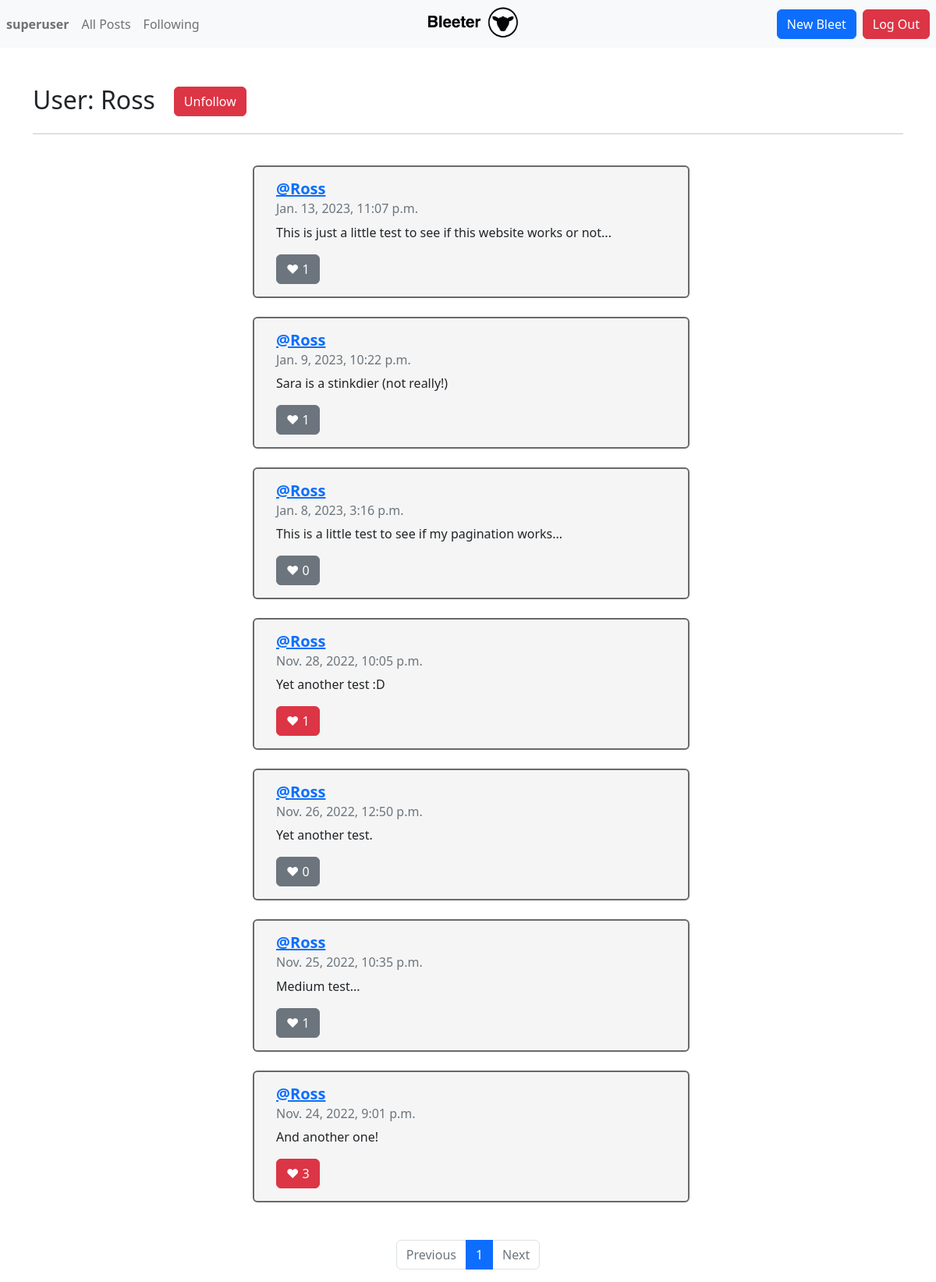
The app's page /profile/1 (signed in) with its own data.
### network/models.py (models this page shows, shortened)
class User(AbstractUser):
    pass

class Tweet(models.Model):
    author = models.ForeignKey(User, on_delete=models.CASCADE)
    tweetText = models.CharField(max_length=255)
    posted = models.DateTimeField(auto_now_add=True)
    like = models.ManyToManyField(User, blank=True, related_name="likes")

### network/views.py (the view)
# urls.py: path("profile/<int:user_id>", views.profile, name="profile"),
def profile(request, user_id):
    profile = User.objects.get(id=user_id)
    if Follow.objects.filter(user=user_id, followed_by=request.user).exists():
        following_status = True
    else:
        following_status = False
    followList = []
    following = request.user.following.all()
    for x in following:
        followList.append(x.user.id)
    tweets = Tweet.objects.filter(author=user_id).order_by('-posted')
    paginator = Paginator(tweets, 10)
    page_number = request.GET.get('page')
    page_obj = paginator.get_page(page_number)
    return render(request, "network/profile.html", {
        "page_obj": page_obj,
        "viewed_profile": profile.username,
        "viewed_profile_id": user_id,
        "tweets": tweets,
        "following": profile.following.all().count(),
        "followedBy": Follow.objects.filter(user=user_id).count(),
        "following_status": following_status
    })

### network/templates/network/profile.html (shortened to what this page needs)
{% extends "network/layout.html" %}
{% block body %}
<br>
<div class="inline">
   <hr><br>
   <h2 data-id="{{viewed_profile_id}}">User: {{viewed_profile}}</h2>
   {% if user.username == viewed_profile %}
   <button type="button" style = "position:relative; bottom:2px;" class="follow btn btn-primary ms-4" disabled>Follow</button>
   {% else %}
   {% if following_status == True %}
   <button type="button" style = "position:relative; bottom:2px;" class="follow btn btn-danger ms-4">Unfollow</button>
   {% elif following_status == False %}
   <button type="button" style = "position:relative; bottom:2px;" class="follow btn btn-primary ms-4">Follow</button>
   {% endif %}
   {% endif %}
</div>
<hr>
<br>
<div class="container">
   {% for tweet in page_obj %}
   <div class="row justify-content-center mb-4">
      <div class="ms-2 card" style="width: 35rem" data-id="{{tweet.id}}";>
         <div class="card-body rounded">
            <h5 class="card-title"><a href="{% url 'profile' user_id=tweet.author.id%}"><b>@{{ tweet.author}}</b></h5></a>
            <h6 class="card-subtitle mb-2 text-muted">{{tweet.posted}}</h6>
            <p class="card-text" id="tweetText">{{tweet.tweetText}}</p>
            {% if user.username in tweet.like.all|stringformat:'s' %}
            <button class="btn btn-danger float-left" id="foo">&hearts;&nbsp;<span id="number">{{ tweet.like.all.count }}</span></button>
            {% else %}
            <button class="btn btn-secondary float-left" id="foo">&hearts;&nbsp;<span id="number">{{ tweet.like.all.count }}</span></button>
            {% endif %}
         </div>
      </div>
      <br>
   </div>
   {% endfor %}
<br>
   <nav aria-label="Page navigation example">
      <ul class="pagination justify-content-center">
         {% if page_obj.has_previous %}
         <li class="page-item">
            <a class="page-link" href="?page={{ page_obj.previous_page_number }}">Previous</a>
         </li>
         {% else %}
         <li class="page-item disabled">
            <a class="page-link" href="#" tabindex="-1" aria-disabled="True">Previous</a>
         </li>
         {% endif %}
         {% for i in page_obj.paginator.page_range %}
         {% if page_obj.number == i %}
         <li class="page-item active" aria-current="page">
            <span class="page-link">
               {{ i }}
            </span>
         </li>
         {% else %}
         <li class="page-item"><a class="page-link" href="?page={{ i }}">{{ i }}</a></li>
         {% endif %}
         {% endfor %}
         {% if page_obj.has_next %}
         <li class="page-item">
            <a class="page-link" href="?page={{ page_obj.next_page_number }}">Next</a>
         </li>
         {% else %}
         <li class="page-item disabled">
            <a class="page-link" href="#" tabindex="-1" aria-disabled="True">Next</a>
         </li>
         {% endif %}
      </ul>
   </nav>
{% endblock %}

### network/templates/network/layout.html (shortened to what this page needs)
{% load static %}
<!DOCTYPE html>
<html lang="en">
<head>
    <link href="https://cdn.jsdelivr.net/npm/bootstrap@5.2.3/dist/css/bootstrap.min.css" rel="stylesheet">
    <link rel="stylesheet" href="{% static 'network/styles.css' %}"/>
</head>
<body>
    <nav class="navbar navbar-expand-md navbar-light bg-light">
        <div class="navbar-collapse collapse w-100 order-1 order-md-0 dual-collapse2">
            <ul class="navbar-nav mr-auto">
                {% if user.is_authenticated %}
                <li class="nav-item active">
                    <a class="nav-link" href="{% url 'profile' user_id=user.id%}"><strong>{{ user.username }}</strong></a>
                </li>
                <li class="nav-item">
                    <a class="nav-link" href="{% url 'allPosts' %}">All Posts</a>
                </li>
                <li class="nav-item">
                    <a class="nav-link" href="{% url 'following' %}">Following</a>
                </li>
                {% endif %}
            </ul>
        </div>
        <div class="mx-auto order-0">
            <a class="navbar-brand mx-auto">
            <a href="{% url 'index' %}"><img src="{% static 'network_logo.png' %}" height="45" alt="image"/></a>
        </div>
        <div class="navbar-collapse collapse w-100 order-3 dual-collapse2">
            <ul class="navbar-nav ms-auto">
                {% if user.is_authenticated %}
                <li class="nav-item">
                    <a class="btn btn-primary me-2" href="{% url 'tweet' %}" role="button"> New Bleet</a>
                </li>
                <li class="nav-item">
                    <a class="btn btn-danger me-2" href="{% url 'logout' %}" role="button"> Log Out</a>
                </li>
                {% endif %}
            </ul>
        </div>
    </nav>
    <div class="body">
        <div class="container">
            <br>
            {% block body %}
            {% endblock %}
        </div>
    </body>
    </html>

### network/static/network/styles.css (style rules this page uses)
.card { background-color: #F5F5F5; border: 2px solid dimgrey; }
.inline { display: flex; align-items: center; }

### records on screen
User: username "superuser"
User: username "Ross"
Tweet: author "Ross", posted "Jan. 13, 2023, 11:07 p.m.", tweetText "This is just a little test to see if this website works or not...", like.all.count "1"
Tweet: author "Ross", posted "Jan. 9, 2023, 10:22 p.m.", tweetText "Sara is a stinkdier (not really!)", like.all.count "1"
Tweet: author "Ross", posted "Jan. 8, 2023, 3:16 p.m.", tweetText "This is a little test to see if my pagination works...", like.all.count "0"
Tweet: author "Ross", posted "Nov. 28, 2022, 10:05 p.m.", tweetText "Yet another test :D", like.all.count "1"
Tweet: author "Ross", posted "Nov. 26, 2022, 12:50 p.m.", tweetText "Yet another test.", like.all.count "0"
Tweet: author "Ross", posted "Nov. 25, 2022, 10:35 p.m.", tweetText "Medium test...", like.all.count "1"
Tweet: author "Ross", posted "Nov. 24, 2022, 9:01 p.m.", tweetText "And another one!", like.all.count "3"

### other values on screen
{{ i }} "1"
